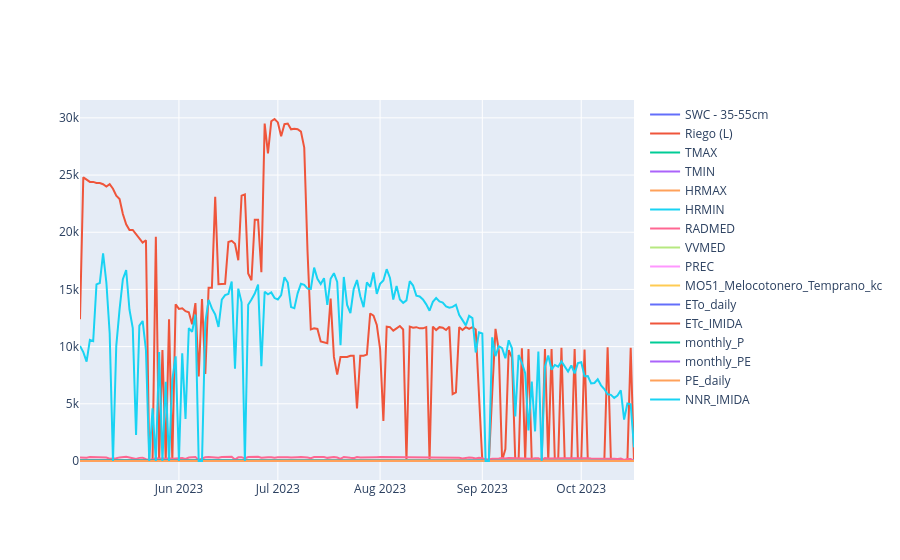
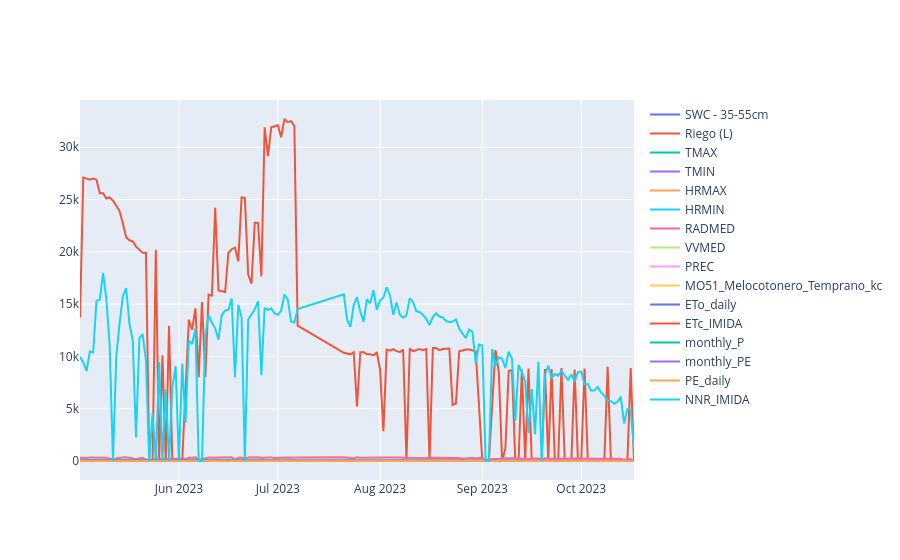
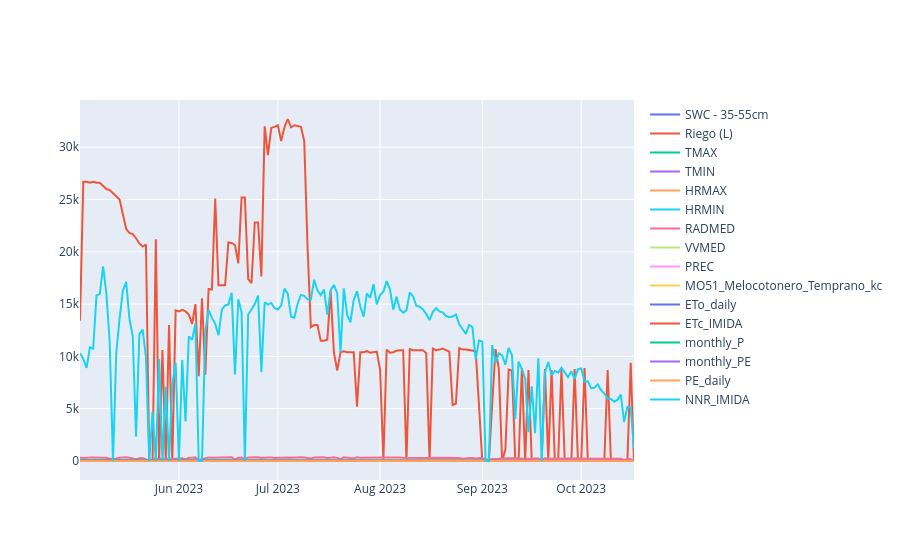
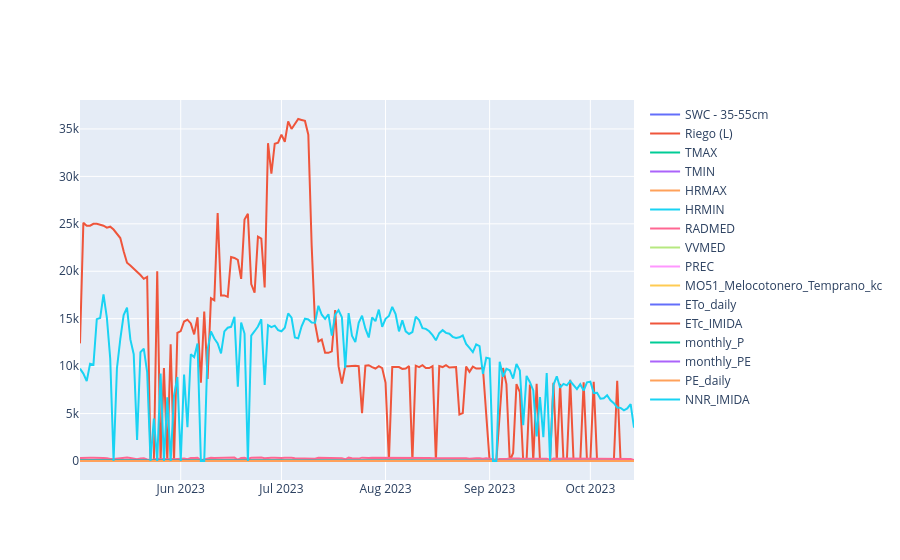

Notebook code cell kept with these figures, in order:
### Code cell
final_dfs = []

for i in range(len(plots2023)):
    if plots2023[i] == 'T2.1._2023.xlsx':
        # drop the period between 2023-07-08 and 2023-07-20, where there was a problem with the irrigation system
        dates_to_drop = pd.date_range(start='2023-07-08', end='2023-07-20')
    elif plots2023[i] == 'T4.1._2023.xlsx':
        # drop the period between 2023-07-01 and 2023-07-15, where there was a problem with the irrigation system
        dates_to_drop = pd.date_range(start='2023-10-15', end='2023-10-17')
    else:
        dates_to_drop = []
    final_dfs.append(calculate_NNR(plots2023[i], kc_file='MO51_Melocotonero_Temprano_kc.csv', df_meteo=df_meteo, 
                    numero_arboles=num_trees[i], start_date='2023-5-2', end_date='2023-10-17', 
                    marco_plantacion=5.5*3, dates_to_drop=dates_to_drop))

### Figure 1 — Plotly figure (JSON) as saved in the notebook; plotly's stock layout.template omitted (floating-point values rounded to 4 significant figures; data arrays with more than 128 entries replaced by an {"elided": "..."} marker saying what was removed)
{"data": [{"name": "SWC - 35-55cm", "type": "scatter", "x": {"elided": "169 str values"}, "y": {"elided": "169 float values"}}, {"name": "Riego (L)", "type": "scatter", "x": {"elided": "169 str values"}, "y": {"elided": "169 float values"}}, {"name": "TMAX", "type": "scatter", "x": {"elided": "169 str values"}, "y": {"elided": "169 float values"}}, {"name": "TMIN", "type": "scatter", "x": {"elided": "169 str values"}, "y": {"elided": "169 float values"}}, {"name": "HRMAX", "type": "scatter", "x": {"elided": "169 str values"}, "y": {"elided": "169 float values"}}, {"name": "HRMIN", "type": "scatter", "x": {"elided": "169 str values"}, "y": {"elided": "169 float values"}}, {"name": "RADMED", "type": "scatter", "x": {"elided": "169 str values"}, "y": {"elided": "169 float values"}}, {"name": "VVMED", "type": "scatter", "x": {"elided": "169 str values"}, "y": {"elided": "169 float values"}}, {"name": "PREC", "type": "scatter", "x": {"elided": "169 str values"}, "y": {"elided": "169 float values"}}, {"name": "MO51_Melocotonero_Temprano_kc", "type": "scatter", "x": {"elided": "169 str values"}, "y": {"elided": "169 float values"}}, {"name": "ETo_daily", "type": "scatter", "x": {"elided": "169 str values"}, "y": {"elided": "169 float values"}}, {"name": "ETc_IMIDA", "type": "scatter", "x": {"elided": "169 str values"}, "y": {"elided": "169 float values"}}, {"name": "monthly_P", "type": "scatter", "x": {"elided": "169 str values"}, "y": {"elided": "169 float values"}}, {"name": "monthly_PE", "type": "scatter", "x": {"elided": "169 str values"}, "y": {"elided": "169 float values"}}, {"name": "PE_daily", "type": "scatter", "x": {"elided": "169 str values"}, "y": {"elided": "169 float values"}}, {"name": "NNR_IMIDA", "type": "scatter", "x": {"elided": "169 str values"}, "y": {"elided": "169 float values"}}], "layout": {"hovermode": "x unified"}}

### Figure 2 — Plotly figure (JSON) as saved in the notebook; plotly's stock layout.template omitted (floating-point values rounded to 4 significant figures; data arrays with more than 128 entries replaced by an {"elided": "..."} marker saying what was removed)
{"data": [{"name": "SWC - 35-55cm", "type": "scatter", "x": {"elided": "156 str values"}, "y": {"elided": "156 float values"}}, {"name": "Riego (L)", "type": "scatter", "x": {"elided": "156 str values"}, "y": {"elided": "156 float values"}}, {"name": "TMAX", "type": "scatter", "x": {"elided": "156 str values"}, "y": {"elided": "156 float values"}}, {"name": "TMIN", "type": "scatter", "x": {"elided": "156 str values"}, "y": {"elided": "156 float values"}}, {"name": "HRMAX", "type": "scatter", "x": {"elided": "156 str values"}, "y": {"elided": "156 float values"}}, {"name": "HRMIN", "type": "scatter", "x": {"elided": "156 str values"}, "y": {"elided": "156 float values"}}, {"name": "RADMED", "type": "scatter", "x": {"elided": "156 str values"}, "y": {"elided": "156 float values"}}, {"name": "VVMED", "type": "scatter", "x": {"elided": "156 str values"}, "y": {"elided": "156 float values"}}, {"name": "PREC", "type": "scatter", "x": {"elided": "156 str values"}, "y": {"elided": "156 float values"}}, {"name": "MO51_Melocotonero_Temprano_kc", "type": "scatter", "x": {"elided": "156 str values"}, "y": {"elided": "156 float values"}}, {"name": "ETo_daily", "type": "scatter", "x": {"elided": "156 str values"}, "y": {"elided": "156 float values"}}, {"name": "ETc_IMIDA", "type": "scatter", "x": {"elided": "156 str values"}, "y": {"elided": "156 float values"}}, {"name": "monthly_P", "type": "scatter", "x": {"elided": "156 str values"}, "y": {"elided": "156 float values"}}, {"name": "monthly_PE", "type": "scatter", "x": {"elided": "156 str values"}, "y": {"elided": "156 float values"}}, {"name": "PE_daily", "type": "scatter", "x": {"elided": "156 str values"}, "y": {"elided": "156 float values"}}, {"name": "NNR_IMIDA", "type": "scatter", "x": {"elided": "156 str values"}, "y": {"elided": "156 float values"}}], "layout": {"hovermode": "x unified"}}

### Figure 3 — Plotly figure (JSON) as saved in the notebook; plotly's stock layout.template omitted (floating-point values rounded to 4 significant figures; data arrays with more than 128 entries replaced by an {"elided": "..."} marker saying what was removed)
{"data": [{"name": "SWC - 35-55cm", "type": "scatter", "x": {"elided": "169 str values"}, "y": {"elided": "169 float values"}}, {"name": "Riego (L)", "type": "scatter", "x": {"elided": "169 str values"}, "y": {"elided": "169 float values"}}, {"name": "TMAX", "type": "scatter", "x": {"elided": "169 str values"}, "y": {"elided": "169 float values"}}, {"name": "TMIN", "type": "scatter", "x": {"elided": "169 str values"}, "y": {"elided": "169 float values"}}, {"name": "HRMAX", "type": "scatter", "x": {"elided": "169 str values"}, "y": {"elided": "169 float values"}}, {"name": "HRMIN", "type": "scatter", "x": {"elided": "169 str values"}, "y": {"elided": "169 float values"}}, {"name": "RADMED", "type": "scatter", "x": {"elided": "169 str values"}, "y": {"elided": "169 float values"}}, {"name": "VVMED", "type": "scatter", "x": {"elided": "169 str values"}, "y": {"elided": "169 float values"}}, {"name": "PREC", "type": "scatter", "x": {"elided": "169 str values"}, "y": {"elided": "169 float values"}}, {"name": "MO51_Melocotonero_Temprano_kc", "type": "scatter", "x": {"elided": "169 str values"}, "y": {"elided": "169 float values"}}, {"name": "ETo_daily", "type": "scatter", "x": {"elided": "169 str values"}, "y": {"elided": "169 float values"}}, {"name": "ETc_IMIDA", "type": "scatter", "x": {"elided": "169 str values"}, "y": {"elided": "169 float values"}}, {"name": "monthly_P", "type": "scatter", "x": {"elided": "169 str values"}, "y": {"elided": "169 float values"}}, {"name": "monthly_PE", "type": "scatter", "x": {"elided": "169 str values"}, "y": {"elided": "169 float values"}}, {"name": "PE_daily", "type": "scatter", "x": {"elided": "169 str values"}, "y": {"elided": "169 float values"}}, {"name": "NNR_IMIDA", "type": "scatter", "x": {"elided": "169 str values"}, "y": {"elided": "169 float values"}}], "layout": {"hovermode": "x unified"}}

### Figure 4 — Plotly figure (JSON) as saved in the notebook; plotly's stock layout.template omitted (floating-point values rounded to 4 significant figures; data arrays with more than 128 entries replaced by an {"elided": "..."} marker saying what was removed)
{"data": [{"name": "SWC - 35-55cm", "type": "scatter", "x": {"elided": "166 str values"}, "y": {"elided": "166 float values"}}, {"name": "Riego (L)", "type": "scatter", "x": {"elided": "166 str values"}, "y": {"elided": "166 float values"}}, {"name": "TMAX", "type": "scatter", "x": {"elided": "166 str values"}, "y": {"elided": "166 float values"}}, {"name": "TMIN", "type": "scatter", "x": {"elided": "166 str values"}, "y": {"elided": "166 float values"}}, {"name": "HRMAX", "type": "scatter", "x": {"elided": "166 str values"}, "y": {"elided": "166 float values"}}, {"name": "HRMIN", "type": "scatter", "x": {"elided": "166 str values"}, "y": {"elided": "166 float values"}}, {"name": "RADMED", "type": "scatter", "x": {"elided": "166 str values"}, "y": {"elided": "166 float values"}}, {"name": "VVMED", "type": "scatter", "x": {"elided": "166 str values"}, "y": {"elided": "166 float values"}}, {"name": "PREC", "type": "scatter", "x": {"elided": "166 str values"}, "y": {"elided": "166 float values"}}, {"name": "MO51_Melocotonero_Temprano_kc", "type": "scatter", "x": {"elided": "166 str values"}, "y": {"elided": "166 float values"}}, {"name": "ETo_daily", "type": "scatter", "x": {"elided": "166 str values"}, "y": {"elided": "166 float values"}}, {"name": "ETc_IMIDA", "type": "scatter", "x": {"elided": "166 str values"}, "y": {"elided": "166 float values"}}, {"name": "monthly_P", "type": "scatter", "x": {"elided": "166 str values"}, "y": {"elided": "166 float values"}}, {"name": "monthly_PE", "type": "scatter", "x": {"elided": "166 str values"}, "y": {"elided": "166 float values"}}, {"name": "PE_daily", "type": "scatter", "x": {"elided": "166 str values"}, "y": {"elided": "166 float values"}}, {"name": "NNR_IMIDA", "type": "scatter", "x": {"elided": "166 str values"}, "y": {"elided": "166 float values"}}], "layout": {"hovermode": "x unified"}}
